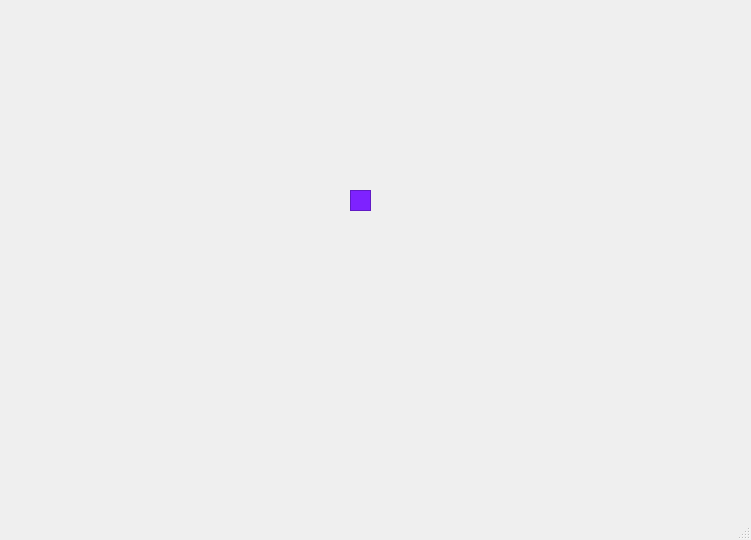
<?xml version="1.0" encoding="UTF-8"?>
<ui version="4.0">
 <class>MainWindow</class>
 <widget class="QMainWindow" name="MainWindow">
  <property name="geometry">
   <rect>
    <x>0</x>
    <y>0</y>
    <width>751</width>
    <height>540</height>
   </rect>
  </property>
  <property name="windowTitle">
   <string>MainWindow</string>
  </property>
  <widget class="QWidget" name="centralwidget">
   <widget class="QFrame" name="frame">
    <property name="geometry">
     <rect>
      <x>350</x>
      <y>190</y>
      <width>21</width>
      <height>21</height>
     </rect>
    </property>
    <property name="styleSheet">
     <string notr="true">
background-color: rgb(126, 34, 255);</string>
    </property>
    <property name="frameShape">
     <enum>QFrame::StyledPanel</enum>
    </property>
    <property name="frameShadow">
     <enum>QFrame::Raised</enum>
    </property>
   </widget>
  </widget>
  <widget class="QMenuBar" name="menubar">
   <property name="geometry">
    <rect>
     <x>0</x>
     <y>0</y>
     <width>751</width>
     <height>21</height>
    </rect>
   </property>
  </widget>
  <widget class="QStatusBar" name="statusbar"/>
 </widget>
 <resources/>
 <connections/>
</ui>
